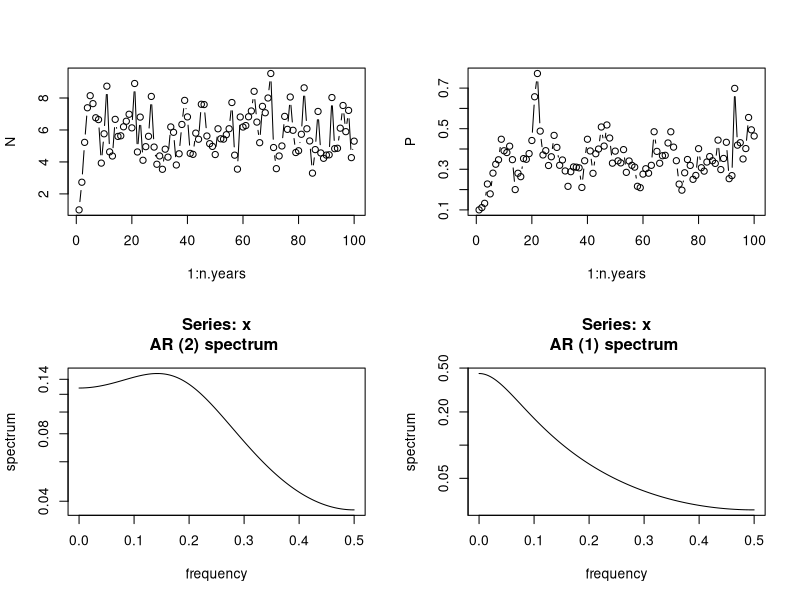
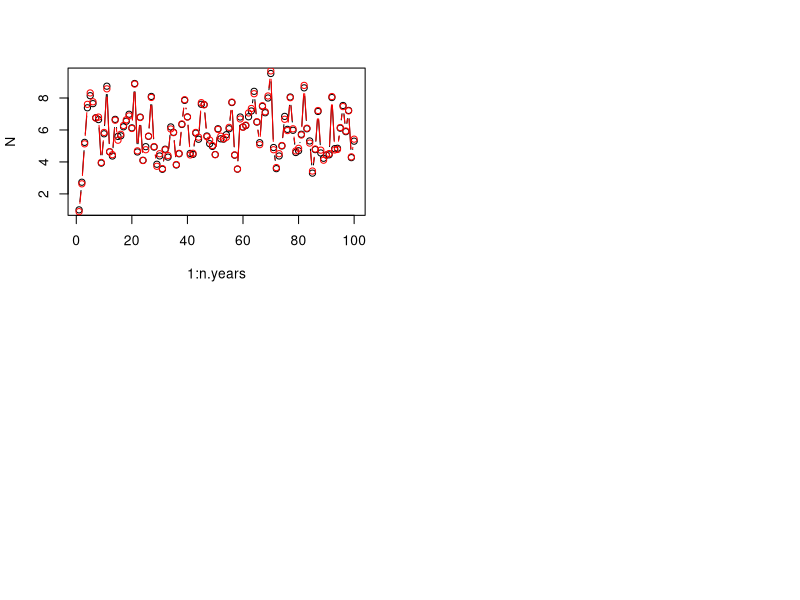
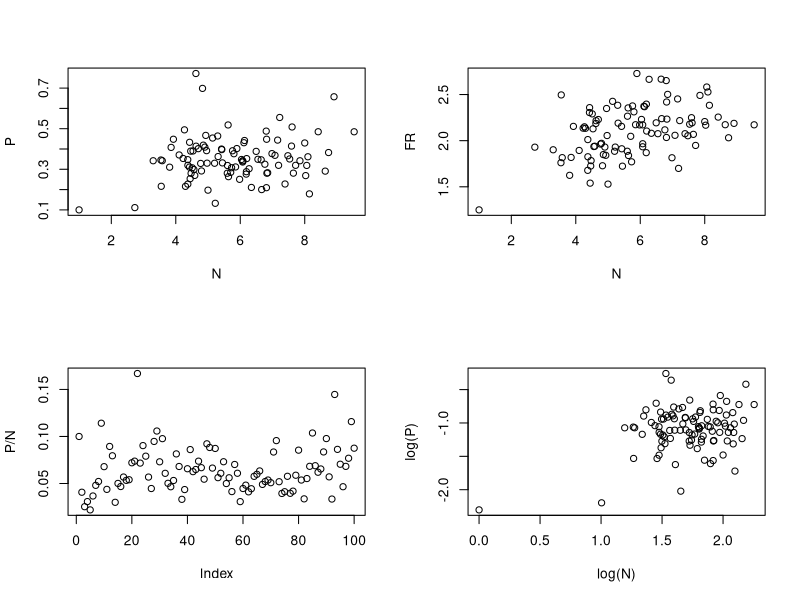
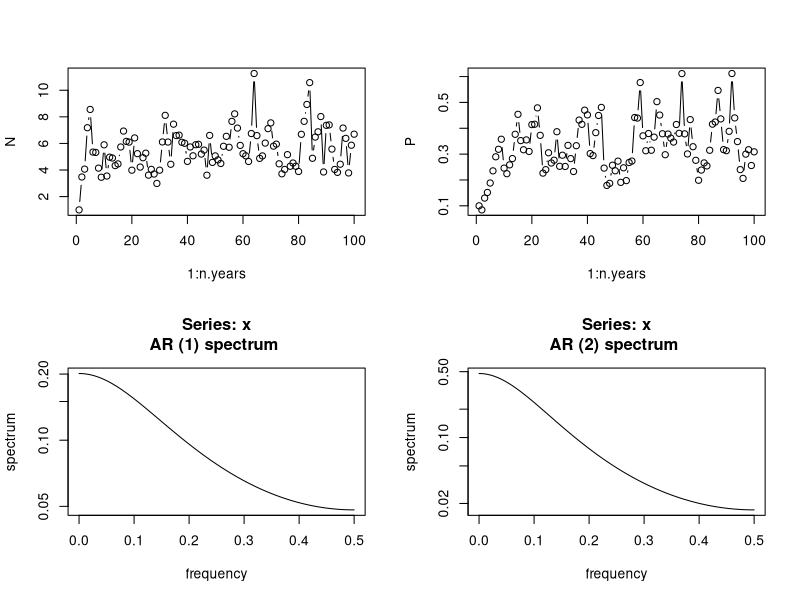
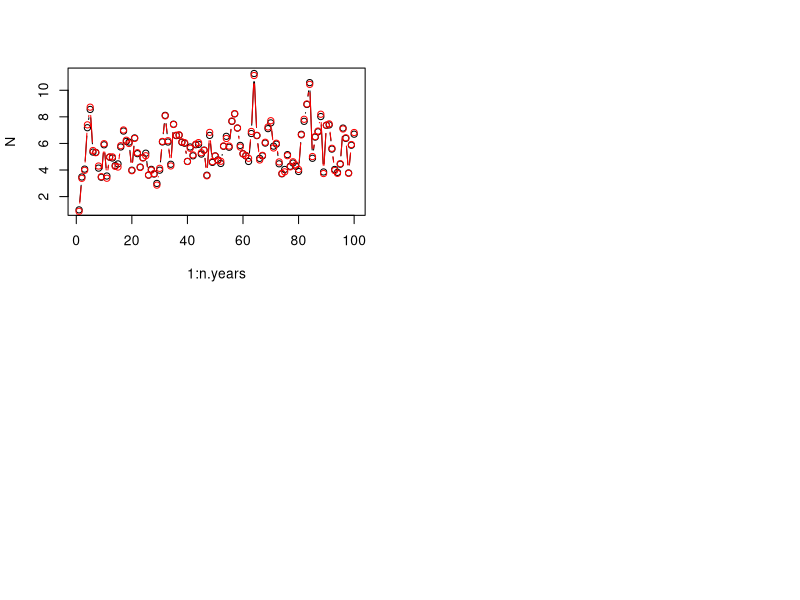
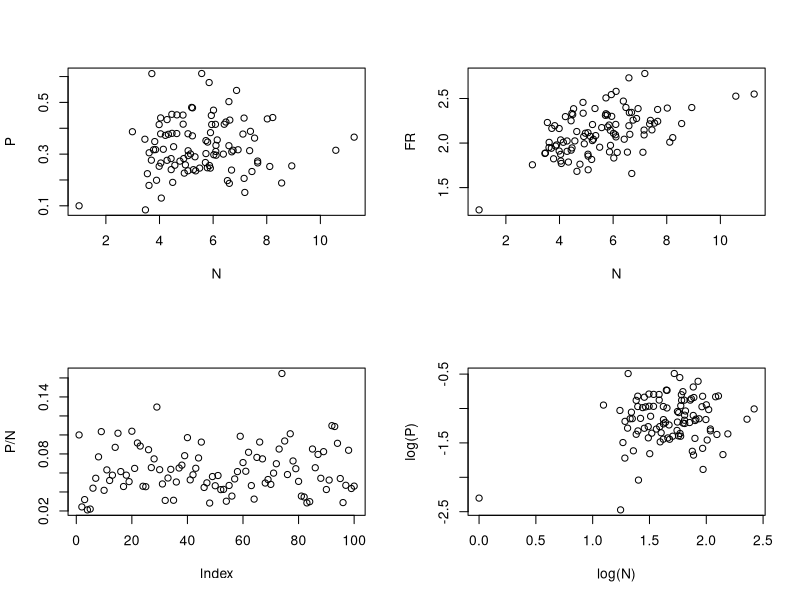
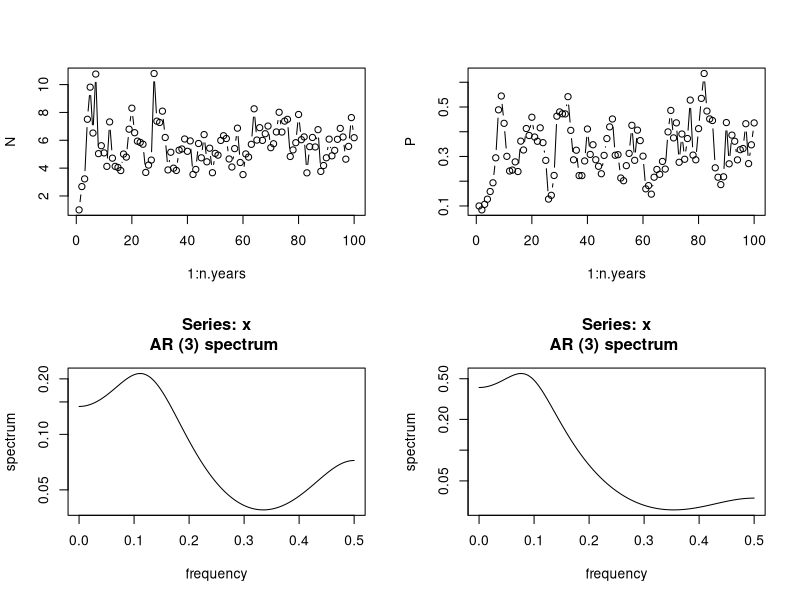
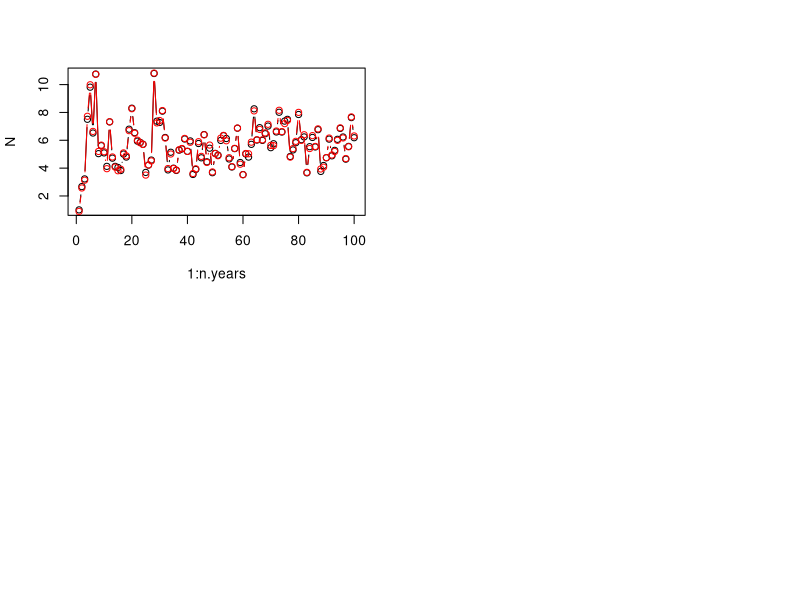

Write R code to recreate these figures, in order.
### FB 13/11/2017 - predator-prey model with noisy functional response data
### From much earlier code
### 15/03/2018 Added comparison to deterministic version of the code
### 02/02/2019 Removed comparison, loop over 100 repeats for T=100
### 08/02/2019 Adding a very small obs error on densities for identifiability purposes

rm(list=ls())
graphics.off()

### Model used (use stored simulated data later on, just tryouts for now)
n.repeats<-100
n.years<-100  	# Number of years //
N1<-1			# Initial pop size
P1<-0.1   # O.1 before but difficult to see if there are transient oscillations
K<-1			# threshold dd 
beta<-1			# density-dependence exponent
rmax_V<-2			# Max AVERAGE growth rate (thus not a true max...)
rmax_P<-0.5
sigma2.proc<-0.05		# worked well with 0.005 too

### FR and predator parameters
C<-2.5
D<-1
Q<-10

### Observation error added (it's really a small, precision error - on the real scale)
obs_error = rnorm(n.years,0,0.1)
# defined here so that the rest of the simulation is identical (RNG seed set below)

### Simulation of data
#set.seed(42) 
set.seed(41)
#set.seed(40)

for (krep in 1:n.repeats){

y<-N<-P<-FR<-numeric(n.years)
N[1]<-N1
P[1]<-P1
FR[1]<-C*N[1]/(D+N[1])

rV<-rnorm(n.years-1,rmax_V,sqrt(sigma2.proc))
rP<-rnorm(n.years-1,rmax_P,sqrt(sigma2.proc))
FRnoise<-rnorm(n.years,0,sqrt(sigma2.proc))

for (t in 1:(n.years-1)){
  
  N[t+1]<-N[t]*(exp(rV[t])/(1+(N[t]/K)^beta))*exp(-FR[t]*P[t]/N[t])
  P[t+1]<-P[t]*exp(rP[t])/(1+P[t]*Q/N[t])
  FR[t+1]<-(C*N[t+1]/(D+N[t+1])) + FRnoise[t+1] #must be after for updating. 
}
## Plotting time series of abundances and FR
par(mfrow=c(2,2))
plot(1:n.years,N,type="b")
plot(1:n.years,P,type="b")
spectrum(log(N),method="ar")
spectrum(log(P),method="ar")

plot(1:n.years,N,type="b")
lines(1:n.years,N+obs_error,type="b",col="red")

### Produce dataset to fit
data = cbind(log(N+obs_error),log(P),FR) 

par(mfrow=c(2,2))
plot(N,P)
plot(N,FR)
plot(P/N)
plot(log(N),log(P))

write.csv(format(data,digits=3),file=paste("predatorPrey_withGaussianFR",krep,".csv",sep=""))

}
